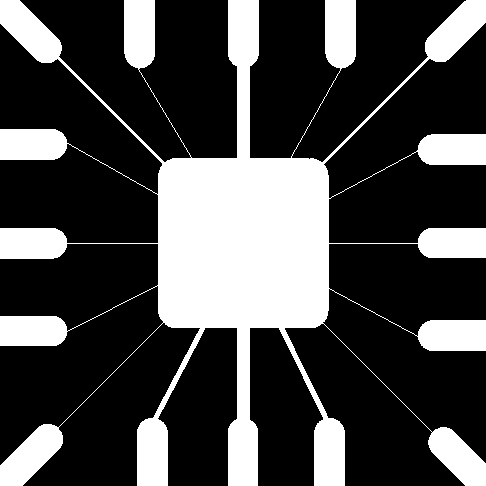
//> input picture images/placa.tif, 486 x 486 px
$ ./main   (built with g++ and OpenCV 4)
//> lines starting //> are read from the running program, lines starting //| are printed output that depends on the picture; after the words box and inside, x2 and y2 are one past the last pixel; in counts of white or black regions, pixels touching at a corner belong together
#include <opencv2/opencv.hpp>
#include <opencv2/highgui.hpp>
#include "opencv2/imgcodecs.hpp"
#include "opencv2/imgproc.hpp"
#include <iostream>
#include <string>

using namespace std;
using namespace cv;

// [201 lines left out: functions erosionRetangle, dilatationRetangle, dilatationCircle, erosionCircle, opening, circularStructuringElement, not called in this run]

bool ZhangSuen(Mat& img, int iter) {
    Mat marker = Mat::zeros(img.size(), CV_8UC1);

    bool change = false;

    for (int i = 1; i < img.rows - 1; ++i) {
        for (int j = 1; j < img.cols - 1; ++j) {
            uchar p1 = img.at<uchar>(i,j);
            uchar p2 = img.at<uchar>(i - 1, j);
            uchar p3 = img.at<uchar>(i - 1, j + 1);
            uchar p4 = img.at<uchar>(i, j + 1);
            uchar p5 = img.at<uchar>(i + 1, j + 1);
            uchar p6 = img.at<uchar>(i + 1, j);
            uchar p7 = img.at<uchar>(i + 1, j - 1);
            uchar p8 = img.at<uchar>(i, j - 1);
            uchar p9 = img.at<uchar>(i - 1, j - 1);

            //transições de 0 para 1
            int A = (p2 == 0 && p3 == 255) + (p3 == 0 && p4 == 255) + (p4 == 0 && p5 == 255) + (p5 == 0 && p6 == 255) +
                    (p6 == 0 && p7 == 255) + (p7 == 0 && p8 == 255) + (p8 == 0 && p9 == 255) + (p9 == 0 && p2 == 255);

            //quantidade de pixels não zero em volta de p1
            int B = (p2 + p3 + p4 + p5 + p6 + p7 + p8 + p9)/255;

            int m1 = (iter == 0 && p2 * p4 * p6 == 0 && p4 * p6* p8 == 0 ) && (A == 1) && p1 == 255;// passo 1 de iterações
            int m2 = (iter == 1 && p2 * p4 * p8 == 0 && p2 * p6 * p8 == 0) && (A == 1) && p1 == 255; // passo 2 de iterações

            if (B >= 2 && B <= 6 && A == 1 && m1) {
                marker.at<uchar>(i, j) = 255;
                change = true;
            }

            if (B >= 2 && B <= 6 && A == 1 && m2) {
                marker.at<uchar>(i, j) = 255;
                change = true;
            }
        }
    }

    img = img & ~marker;
    return change;
}

void skeletonize(Mat& img, int maxIter) {
    bool change1 = true;
    bool change2 = true;
    int i = 0;
    while ((change1||change2) && i < maxIter)
    {
        change1 = ZhangSuen(img, 0);
        change2 = ZhangSuen(img,1);
        i++;
    }

}


//g++ main.cpp -o main -lopencv_core -lopencv_highgui -lopencv_imgcodecs -lopencv_imgproc
int main(int argc, char** argv)
{
    // Read the image file as
    // imread("default.jpg");
    Mat image = imread("./images/placa.tif",IMREAD_GRAYSCALE);
//> image: 486 rows x 486 cols, CV_8UC1; 28.1% white; 1 white region, box (x1, y1, x2, y2) and area: (0, 0, 486, 486) 66259

    // Error Handling
    if (image.empty()) {
        cout << "Image File "
             << "Not Found" << endl;

        // wait for any key press
        cin.get();
        return -1;
    }

    skeletonize(image,200);
//> the loop in skeletonize, `while ((change1||change2) && i < maxIter)` made 82 passes
//> pass 1, in ZhangSuen, `img = img & ~marker;`:
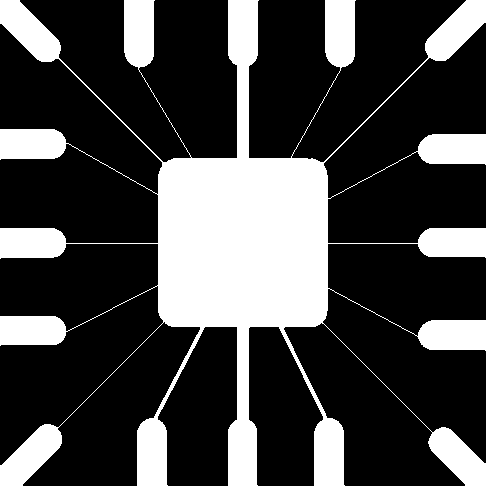
//> img: 486 rows x 486 cols, CV_8UC1; 27% white; 1 white region, box (x1, y1, x2, y2) and area: (0, 0, 486, 486) 63724
//> pass 1, in ZhangSuen (call 2), `img = img & ~marker;`:
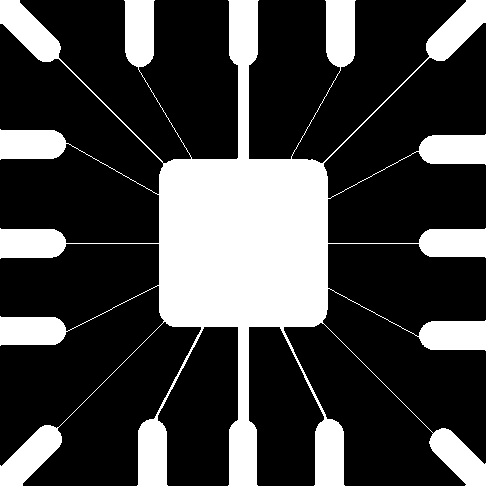
//> img: 486 rows x 486 cols, CV_8UC1; 26.1% white; 1 white region, box (x1, y1, x2, y2) and area: (0, 0, 486, 486) 61620
//> pass 2, in ZhangSuen (call 3), `img = img & ~marker;`:
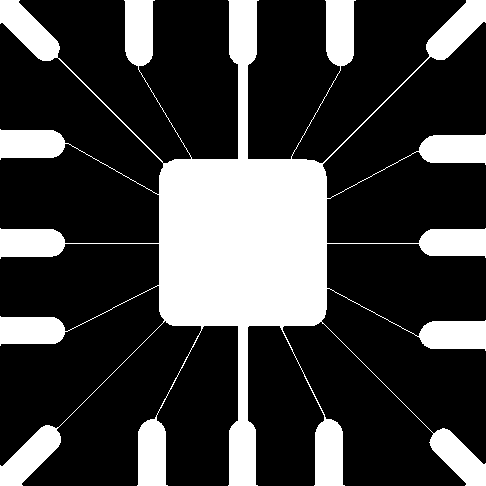
//> img: 486 rows x 486 cols, CV_8UC1; 25.2% white; 1 white region, box (x1, y1, x2, y2) and area: (0, 0, 486, 486) 59509
//> pass 2, in ZhangSuen (call 4), `img = img & ~marker;`:
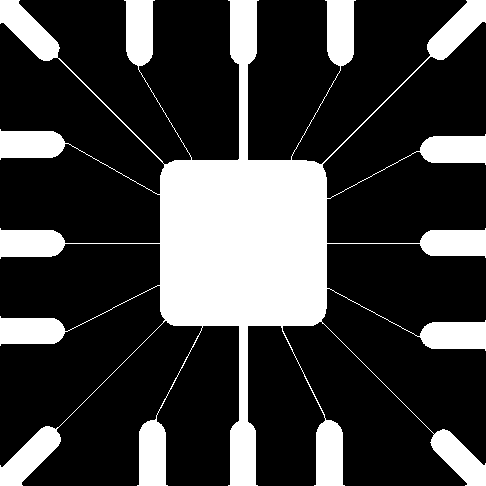
//> img: 486 rows x 486 cols, CV_8UC1; 24.4% white; 1 white region, box (x1, y1, x2, y2) and area: (0, 0, 486, 486) 57687
//> after the loop in skeletonize, `while ((change1||change2) && i < maxIter)`:
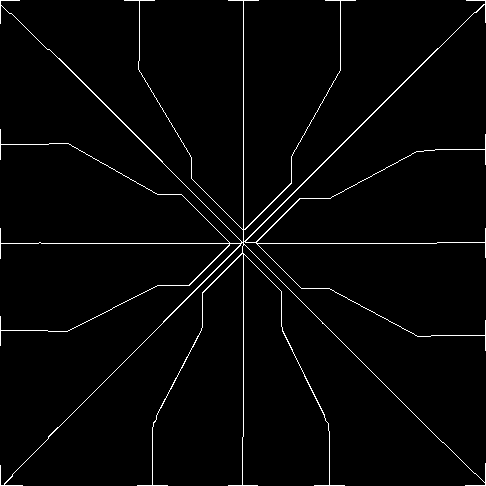
//> img: 486 rows x 486 cols, CV_8UC1; 2.1% white in thin lines or dots
//> after the loop in skeletonize, `while ((change1||change2) && i < maxIter)`: i = 82


    imshow("Imagem Skeletonizada", image);
    waitKey(0);

    //waitKey(0);
    return 0;
}
